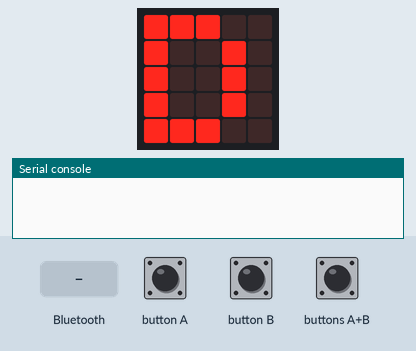
This program was run on a simulated BBC micro:bit (MakeCode). Shown: the board's 5×5 LED display, the last lines printed to the serial console. The inputs (shaded band) are chosen by the test bench.

Above: at 1.2 s.
1.3 s: a phone connects over Bluetooth
At 2.3 s:
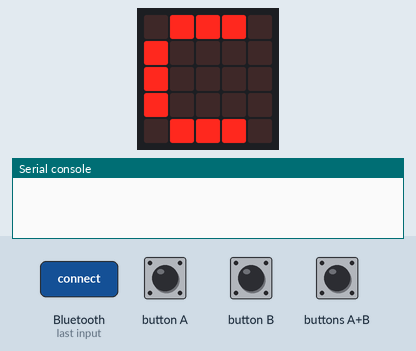
3.0 s: buttons A+B pressed for 0.15 s
At 4.4 s:
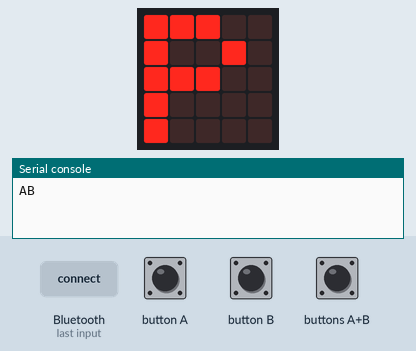
5.3 s: buttons A+B pressed for 1 s
At 7.2 s:
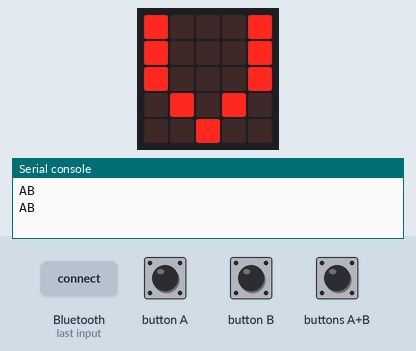
8.4 s: buttons A+B pressed for 0.15 s
At 10.5 s:
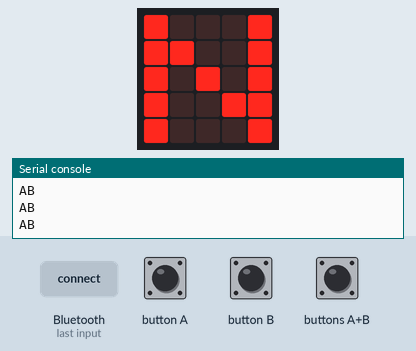
Timing chart, 0 to 12.0 s (numbered marks = the images above; inputs shaded):
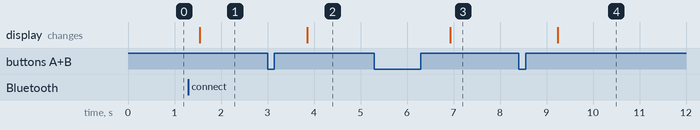

The program:

main.ts
```typescript
/*
* BLE remote control for Spotify on macOS with Node.js and AppleScript.
*
* Users can use micro:bit to perform several actions like play or pause tracks,
* turn volume up or down and go to next or previous track. To carry out this
* actions, a custom event with a specific value for each action is raised over
* BLE when the micro:bit buttons are pressed by the user. The events raised by
* the micro:bit are catched by a Node.js script that is running on a computer
* with macOS.
*
* Although this script is using BLE there is no need to pair your micro:bit
* with your computer. In order to get this, the pxt.json file has been
* configured as follows. The property of the bluetooth json object called open
* has been configured with a value of 1 which means no security.

    "yotta": {
        "config": {
            "microbit-dal": {
                "bluetooth": {
                    "open": 1
                }
            }
        }
    }
*
* Reference:
* - http://bluetooth-mdw.blogspot.com/2016/08/how-to-switch-off-need-to-pair-your.html
*
* Created by José Juan Sánchez, @josejuansanchez. August 20, 2018.
* Released under GNU GPL v3.
*/

enum state {
    DISCONNECTED_BLE = 0,
    CONNECTED_BLE = 1,
    PLAY_READY = 2,
    VOLUME_READY =  3,
    NEXT_READY = 4
}

let current_state = state.DISCONNECTED_BLE;

const EVENT_CONTROL_SPOTIFY = 99;

enum EventValue {
    ANY = 0,
    PLAY_PAUSE = 1,
    VOLUME_UP = 2,
    VOLUME_DOWN = 3,
    NEXT = 4,
    PREV = 5
}

bluetooth.onBluetoothConnected(() => {
    current_state = state.CONNECTED_BLE;
})

bluetooth.onBluetoothDisconnected(() => {
    current_state = state.DISCONNECTED_BLE;
})

basic.forever(() => {
    switch (current_state) {
        case state.DISCONNECTED_BLE:
            basic.showString("D");
            break;

        case state.CONNECTED_BLE:
            basic.showString("C");
            break;

        case state.PLAY_READY:
            basic.showString("P");
            break;

        case state.VOLUME_READY:
            basic.showString("V");
            break;

        case state.NEXT_READY:
            basic.showString("N");
            break;
    }
})

input.onButtonPressed(Button.A, () => {
    console.log("A");
    switch (current_state) {
        case state.PLAY_READY:
            console.log("play/pause");
            control.raiseEvent(EVENT_CONTROL_SPOTIFY, EventValue.PLAY_PAUSE);
            break;

        case state.VOLUME_READY:
            console.log("volume -");
            control.raiseEvent(EVENT_CONTROL_SPOTIFY, EventValue.VOLUME_DOWN);
            break;

        case state.NEXT_READY:
            console.log("prev");
            control.raiseEvent(EVENT_CONTROL_SPOTIFY, EventValue.PREV);
            break;
    }
})

input.onButtonPressed(Button.B, () => {
    console.log("B");
    switch (current_state) {
        case state.VOLUME_READY:
            console.log("volume +");
            control.raiseEvent(EVENT_CONTROL_SPOTIFY, EventValue.VOLUME_UP);
            break;

        case state.NEXT_READY:
            console.log("next");
            control.raiseEvent(EVENT_CONTROL_SPOTIFY, EventValue.NEXT);
            break;
    }
})

input.onButtonPressed(Button.AB, () => {
    console.log("AB");
    switch (current_state) {
        case state.CONNECTED_BLE:
            current_state = state.PLAY_READY;
            break;

        case state.PLAY_READY:
            current_state = state.VOLUME_READY;
            break;

        case state.VOLUME_READY:
            current_state = state.NEXT_READY;
            break;

        case state.NEXT_READY:
            current_state = state.PLAY_READY;
            break;
    }
})
```

Measured:
- after the input at 1.3 s, the display: changes after 0.24 s (image 1)
- after the input at 3.0 s, the display: changes after 0.85 s (image 2)
- after the input at 5.3 s, the display: changes after 1.6 s (image 3)
- after the input at 8.4 s, the display: changes after 0.84 s (image 4)
